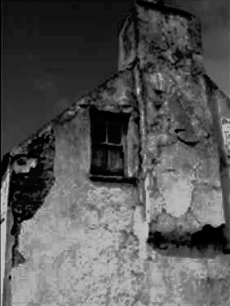
#> input picture Edge-Detection/image.png, 230 x 306 px
$ python Processing_secondorder.py
#> lines starting #> are read from the running program, lines starting #| are printed output that depends on the picture
import cv2
import numpy as np

image = cv2.imread('image.png')
#> image is the input picture: shape (306, 230, 3); min 0, max 198, mean 86.3
image = np.array(image)

m=len(image)
#> m = 306
n=len(image[0])
#> n = 230
o=len(image[0][0])
#> o = 3

kernel=np.array([[0, -1, 0], [-1, 4, -1], [0, -1, 0]])
duplicate=cv2.filter2D(image, -1, kernel)
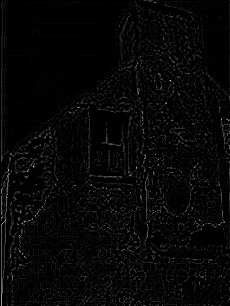
#> duplicate: shape (306, 230, 3); min 0, max 205, mean 6.7

for i in range(m):
    for j in range(n):
        for k in range(o):
            if duplicate[i][j][k]==0:
                image[i][j][k]=255
            else:
                image[i][j][k]=0
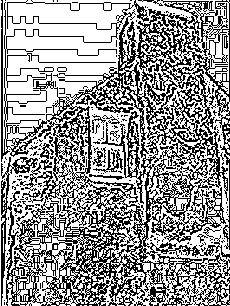
#> image: shape (306, 230, 3); 59.9% white; black in thin lines or dots

cv2.imwrite("secondorder.png", duplicate)
